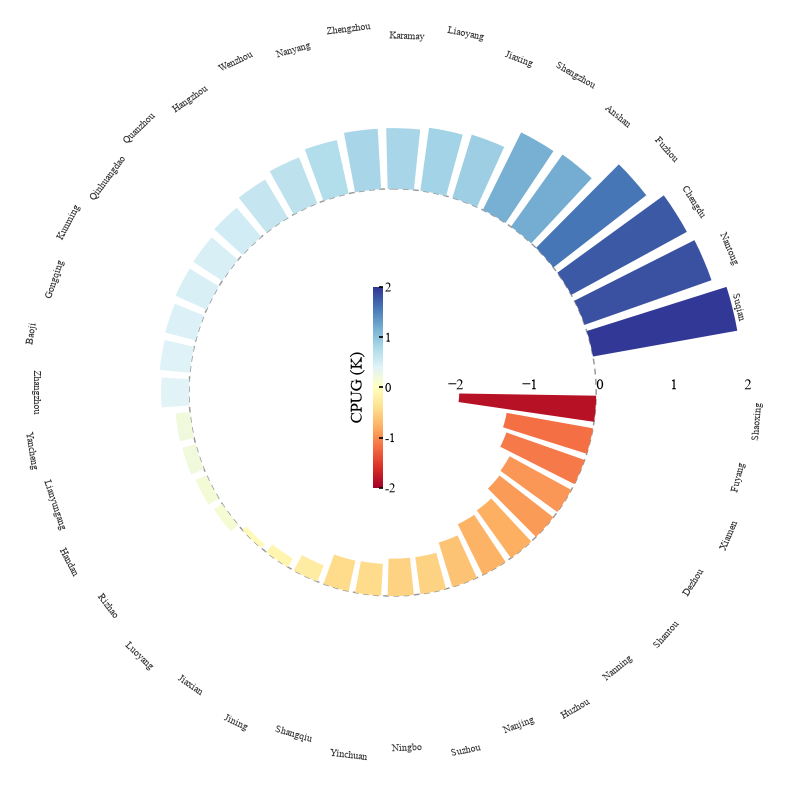

Generate this figure with Python:
# -*- coding: utf-8 -*-
"""案例102 - ES&T 环状条形图: 38 个代表城市 CPUG 值环形柱, 正值蓝/负值红黄渐变,
中心竖直色条, 右侧径向刻度, 标签切向旋转置于外圈。
参考：同类期刊常见的「环状条形图」版式（详见同名 case 卡）。"""
import sys, os
HERE = os.path.dirname(os.path.abspath(__file__))
sys.path.insert(0, os.path.join(HERE, 'lib'))
from paper_style import set_style, save, cm2in

import numpy as np
import matplotlib.pyplot as plt
from matplotlib.colors import Normalize

set_style()

cities = ['Dezhou', 'Gongqing', 'Jiaxing', 'Wenzhou', 'Huzhou', 'Shengzhou',
          'Zhengzhou', 'Karamay', 'Liaoyang', 'Anshan', 'Suqian', 'Yinchuan',
          'Yancheng', 'Nantong', 'Xiamen', 'Kunming', 'Suzhou', 'Rizhao',
          'Hangzhou', 'Shaoxing', 'Nanning', 'Fuyang', 'Luoyang', 'Ningbo',
          'Fuzhou', 'Shangqiu', 'Chengdu', 'Jining', 'Baoji', 'Lianyungang',
          'Handan', 'Shantou', 'Qinhuangdao', 'Quanzhou', 'Zhangzhou',
          'Nanyang', 'Nanjing', 'Jiaxian']
N = len(cities)

rng = np.random.default_rng(100)
v = rng.normal(0.15, 0.95, N).clip(-1.95, 1.95)
v[np.argmax(v)] = 1.98                      # Dezhou 最强
v[np.argmin(v)] = -1.85                     # Jiaxian 最弱
order = np.argsort(-v)                      # 降序, 自东逆时针排布
cities = [cities[i] for i in order]
v = v[order]

step = 360.0 / (N + 1)          # 东侧留 1 个空档放径向轴
theta_deg = (90 - (np.arange(N) + 1.5) * step) % 360
th = np.radians(theta_deg)

norm = Normalize(-2, 2)
cmap = plt.get_cmap('RdYlBu')

fig = plt.figure(figsize=cm2in(16.5, 17.0))
ax = fig.add_subplot(projection='polar')
ax.set_theta_zero_location('N')
ax.set_theta_direction(-1)
ax.set_ylim(-2.2, 2.35)
ax.set_rorigin(-2.75)
ax.set_yticks([-2, -1, 0, 1, 2])
ax.set_yticklabels(['\u22122', '\u22121', '0', '1', '2'], fontsize=7)
ax.set_rlabel_position(90)
ax.set_xticks([])
ax.set_thetamin(0)
ax.set_thetamax(360)
ax.spines['polar'].set_visible(False)
ax.patch.set_visible(False)
ax.set_frame_on(False)
ax.grid(False)
ax.tick_params(pad=-6)

w = np.radians(step * 0.80)
for i in range(N):
    if v[i] >= 0:
        ax.bar(th[i], v[i], width=w, bottom=0, color=cmap(norm(v[i])),
               ec='none', zorder=3)
        tip = v[i]
    else:
        ax.bar(th[i], -v[i], width=w, bottom=v[i],
               color=cmap(norm(v[i])), ec='none', zorder=3)
        tip = 0.0
    tdeg = theta_deg[i]
    rot = -tdeg if tdeg <= 90 or tdeg > 270 else 180 - tdeg
    # 标签统一放外圈固定半径, 切向旋转, 隔一根错位防重叠; 外圈 ylim 留白保证不出画布
    rr = 2.06 if i % 2 == 0 else 2.19
    ax.text(th[i], rr, cities[i], rotation=rot,
            rotation_mode='anchor', ha='center', va='center', fontsize=4.6,
            color='#333333', zorder=5)

# 基线虚线圈(0 值)
tbase = np.linspace(0, 2 * np.pi, 721)
ax.plot(tbase, np.zeros_like(tbase), color='#999999', lw=0.7,
        ls=(0, (4, 3)), zorder=2)

# 中心竖直色条
cax = fig.add_axes([0.4925, 0.40, 0.010, 0.20])
sm = plt.cm.ScalarMappable(norm=norm, cmap=cmap)
sm.set_array([])
cb = fig.colorbar(sm, cax=cax)
cb.set_ticks([-2, -1, 0, 1, 2])
cb.ax.tick_params(labelsize=6, length=2, pad=1)
cb.outline.set_visible(False)
cax.text(-1.6, 0.5, 'CPUG (K)', transform=cax.transAxes, rotation=90,
         ha='center', va='center', fontsize=8)

save(fig, 'case_seg100.png')
